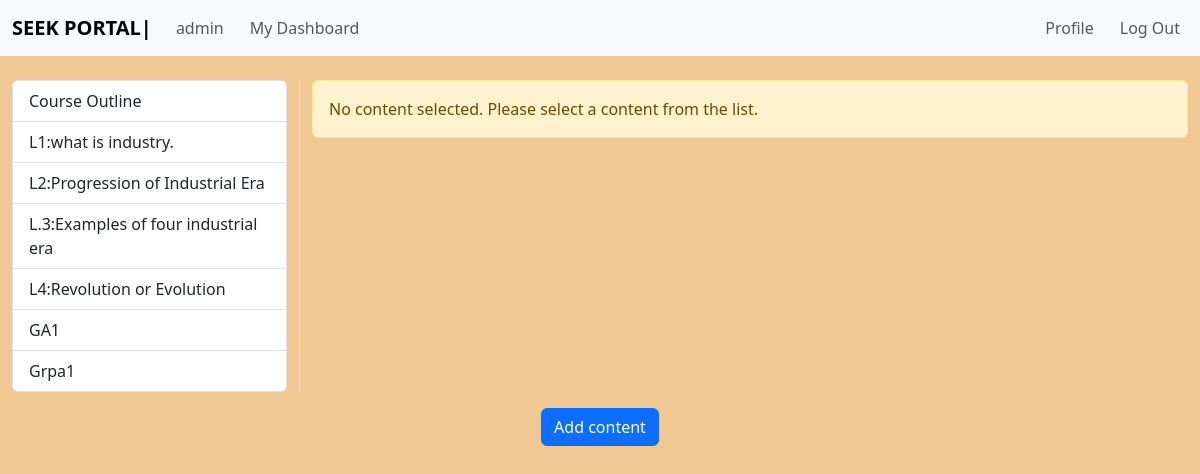
The app's page /admin/1/contents (signed in) with its own data.
### app.py (models this page shows)
class contents(db.Model):
    __tablename__ = "contents"
    content_id = db.Column(db.Integer, primary_key=True, autoincrement=True)
    content_name = db.Column(db.String(30), nullable=False)
    content_link = db.Column(db.String(50), nullable=False)
    content_transcript = db.Column(db.String(1000), nullable=False)
    content_course_id = db.Column(db.Integer, nullable=False)
    related_prompts = relationship("prompts", cascade="all, delete", backref=backref("content", cascade="all, delete"))

class MCQAssignment(db.Model):
    id = db.Column(db.Integer, primary_key=True)
    content_name = db.Column(db.String(30), nullable=False)
    question = db.Column(db.String(255), nullable=False)
    option_a = db.Column(db.String(100), nullable=False)
    option_b = db.Column(db.String(100), nullable=False)
    option_c = db.Column(db.String(100), nullable=False)
    option_d = db.Column(db.String(100), nullable=False)
    correct_answer = db.Column(db.String(100), nullable=False)
    course_id = db.Column(db.Integer, db.ForeignKey('course.course_id'), nullable=False)

class Coding(db.Model):
    question_id = db.Column(db.Integer, primary_key=True)
    coding_question = db.Column(db.String(255))
    content_name = db.Column(db.String(30), nullable=False)

### app.py (the view)
@app.route("/admin/<cat_id>/contents", methods=["GET", "POST"])
def admin_content(cat_id):
    if request.method == "GET":
        if session.get("logged_in"):
            admin_username = session["usr"]
            content_list = contents.query.filter_by(content_course_id=cat_id).all()
            mcq_assignments = MCQAssignment.query.filter_by(course_id=cat_id).all()
            coding_questions = Coding.query.all()
            selected_content_id = request.args.get("selected")
            selected_mcq_id = request.args.get("selected_mcq")
            selected_coding_id = request.args.get("selected_coding")
            selected_content = contents.query.get(selected_content_id) if selected_content_id else None
            selected_mcq = MCQAssignment.query.get(selected_mcq_id) if selected_mcq_id else None
            selected_coding = Coding.query.get(selected_coding_id) if selected_coding_id else None
            return render_template(
                "contents.html",
                admin_username=admin_username,
                cat_id=cat_id,
                content_list=content_list,
                selected_content=selected_content,
                mcq_assignments=mcq_assignments,
                mcq_selected_content=selected_mcq,
                coding_questions=coding_questions,
                selected_coding=selected_coding
            )
        return redirect("/admin_login")

### templates/contents.html (shortened to what this page needs)
{% extends "admin_base.html" %}
{% block usrname %}{{ admin_username }}{% endblock %}
{% block content %}
<div class="container-fluid mt-4">
  <div class="row">
    <div class="col-md-3" style="border-right: 1px solid #ddd;">
      <div class="list-group">
        {% for content in content_list %}
        <a href="?selected={{ content.content_id }}" class="list-group-item list-group-item-action {% if selected_content and content.content_id == selected_content.content_id %}active{% endif %}">
          {{ content.content_name }}
        </a>
        {% endfor %}
        {% for mcq in mcq_assignments %}
        <a href="?selected_mcq={{ mcq.id }}" class="list-group-item list-group-item-action {% if mcq_selected_content and mcq.id == mcq_selected_content.id %}active{% endif %}">
          {{ mcq.content_name }}
        </a>
        {% endfor %}
        {% for coding_q in coding_questions %}
        <a href="?selected_coding={{ coding_q.question_id }}" class="list-group-item list-group-item-action {% if selected_coding and coding_q.question_id == selected_coding.question_id %}active{% endif %}">
          {{ coding_q.content_name }}
        </a>
        {% endfor %}
      </div>
    </div>
    <div class="col-md-9">
      {% if selected_content %}
      <div class="list-group-item mb-3" style="border: 1px solid #ddd; padding: 20px; background-color: #ffffff;">
        <div class="d-flex w-100 justify-content-between mb-3" style="border-bottom: 1px solid #ccc; padding-bottom: 10px;">
          <h5 class="mb-1" style="padding: 5px 10px; background-color: #f8f8f8; border-radius: 5px;">{{ selected_content.content_name }}</h5>
        </div>
        <div class="d-flex justify-content-center mb-3">
          {% if selected_content.content_link %}
          <div style="position: relative; width: 100%; max-width: 1000px; padding-bottom: 56.25%; height: 0; overflow: hidden; border: 1px solid #ccc; border-radius: 5px;">
            <iframe style="position: absolute; top: 0; left: 0; width: 100%; height: 100%;" src="https://www.youtube.com/embed/{{ selected_content.content_link }}" frameborder="0" allowfullscreen></iframe>
          </div>
          {% endif %}
        </div>
        <p class="mb-1" style="border-top: 1px solid #ccc; padding-top: 10px;">{{ selected_content.content_assignment }}</p>
        <p>Lecture Transcript</p>
        <p class="mb-1">{{ selected_content.content_transcript }}</p>
        <div class="d-flex justify-content-end mt-2">
          <a href="/admin/{{ cat_id }}/{{ selected_content.content_id }}/update" class="btn btn-warning mr-2" type="submit">Update content</a>
          <form action="/admin/{{ cat_id }}/{{ selected_content.content_id }}/delete" method="POST">
            <button class="btn btn-danger" type="submit">Delete content</button>
          </form>
        </div>
      </div>
      {% else %}
      <div class="alert alert-warning" role="alert">
        No content selected. Please select a content from the list.
      </div>
      {% endif %}
    </div>
  </div>
</div>
<div class="d-flex justify-content-center mt-3">
  <a href="/admin/{{ cat_id }}/create_content" class="btn btn-primary" type="submit">Add content</a>
</div>
{% endblock %}

### templates/admin_base.html (shortened to what this page needs)
<!DOCTYPE html>
<html lang="en">
<head>
  <link href="https://cdn.jsdelivr.net/npm/bootstrap@5.3.0-alpha1/dist/css/bootstrap.min.css" rel="stylesheet"
>
  <link rel="stylesheet" href="\static\css\flash_messages.css">
</head>
<body class="sinky">
  <nav class="navbar navbar-expand-lg bg-body-tertiary">
    <div class="container-fluid">
      <a class="navbar-brand"><b>SEEK PORTAL|</b> </a>
      <div class="collapse navbar-collapse" id="navbarSupportedContent">
        <ul class="navbar-nav">
          <li class="nav-item">
            <a class="nav-link" aria-current="page">{% block usrname %}{% endblock %}</a>
          </li>
          <li class="nav-item">
            <a class="nav-link" aria-current="page" href="/admin">My Dashboard</a>
          </li>
        </ul>
        <ul class="navbar-nav ml-auto">
          <li class="nav-item">
            <a class="nav-link" href="/a_profile">Profile</a>
          </li>
          <li class="nav-item">
            <a class="nav-link" href="/admin_logout" data-bs-target="#myModal" data-bs-toggle="modal">Log Out</a>
          </li>
        </ul>
      </div>
    </div>
  </nav>
  {% block content%}
  {% endblock%}
</body>
</html>

### static/css/flash_messages.css (style rules this page uses)
.sinky { background-color: rgb(240, 200, 148); }

### templates/admin_base.html (style rules this page uses)
.navbar-nav.ml-auto { margin-left: auto; }
.navbar-nav li { margin-right: 10px; }
.navbar-nav .nav-item:first-child { margin-left: auto; }
.navbar-nav .nav-item:last-child { margin-right: 0; }

### records on screen
contents: content_name "Course Outline"
contents: content_name "L1:what is industry."
contents: content_name "L2:Progression of Industrial Era"
contents: content_name "L.3:Examples of four industrial era"
contents: content_name "L4:Revolution or Evolution"
MCQAssignment: content_name "GA1"
Coding: content_name "Grpa1"

### other values on screen
{{ admin_username }} "admin"
